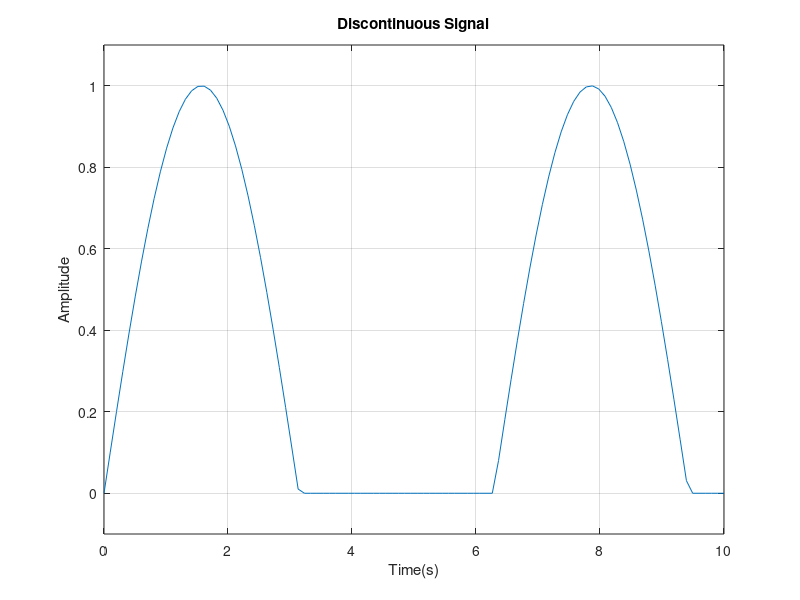

Write the MATLAB code that produced this figure.
close all;
t=linspace(0,10,100);
x=sin(t);
x=x.*(x>0);
plot(t,x),xlabel('Time(s)'),ylabel('Amplitude'),...
    title('Discontinuous Signal'), axis([0 10 -0.1 1.1]),grid on
